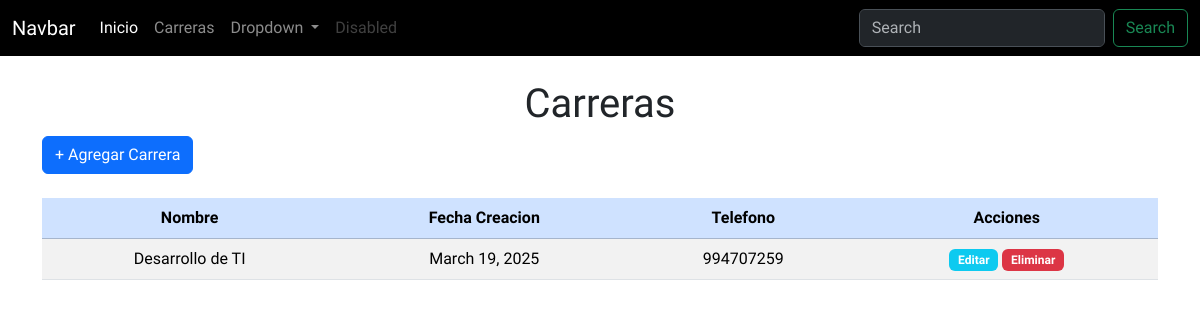
Screenshot of /carreras/ with the database file from the repository.
### aplicaciones/educacion/models.py (models this page shows, shortened)
class Carrera(models.Model):
    id_car=models.AutoField(primary_key=True)
    nombre_car=models.CharField(max_length=50)
    fecha_creacion_car=models.DateField()
    telefono_car=models.CharField(max_length=10)

### aplicaciones/educacion/views.py (the view)
# urls.py: path('carreras/', views.carreras, name='carreras'),
def carreras(request):
    carrerasDbb = Carrera.objects.all()
    return render(request, 'carreras.html', {
        "carreras": carrerasDbb
    })

### aplicaciones/educacion/templates/carreras.html (shortened to what this page needs)
{% extends "plantilla.html" %} {% load static %}
 {% block contenido %}
<div class="container">
    <h1 class="text-center mt-4">Carreras</h1>
    <button type="button" class="btn btn-primary mb-4" data-bs-toggle="modal" data-bs-target="#exampleModal">
      + Agregar Carrera
    </button>
    {% if carreras %}
    <div class="table-responsive">
        <table class="table table-hover table-striped text-center">
            <thead class="table-primary">
                <tr>
                    <th>Nombre</th>
                    <th>Fecha Creacion</th>
                    <th>Telefono</th>
                    <th>Acciones</th>
                </tr>
            </thead>
            <tbody>
                {% for carrera in carreras %}
                    <tr>
                        <td>{{carrera.nombre_car}}</td>
                        <td>{{carrera.fecha_creacion_car}}</td>
                        <td>{{carrera.telefono_car}}</td>
                        <td>
                            <a href="" class="btn badge bg-info">Editar</a>
                            <a href="" class="btn badge bg-danger">Eliminar</a>
                        </td>
                    </tr>
                {% endfor %}
            </tbody>
        </table>
    </div>
    {% else %}
        <div class="alert alert-warning mt-4 text-center">
            No hay carreras registradas
        </div>
    {% endif %}
</div>
{% endblock contenido %}

### universidad/static/css/styles.css (style rules this page uses)
body { font-family: "Montserrat", sans-serif !important; font-optical-sizing: auto; font-style: normal; }

### rows the page displays
Carrera: nombre_car "Desarrollo de TI", fecha_creacion_car "March 19, 2025", telefono_car "994707259"
